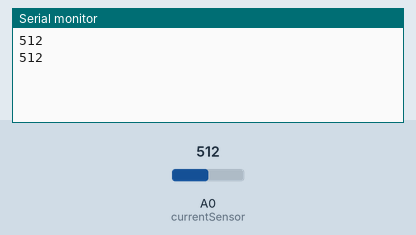
Simulated run of this sketch. Board: Arduino Uno, built with avr-gcc and run on an emulated ATmega328P. Parts: the last lines printed to the serial monitor. The test bench sets the inputs (shaded band); at power-on: A0 (currentSensor) = 512.

Above: at 1.8 s.
1.9 s: A0 (currentSensor) set to 716
At 2.4 s:
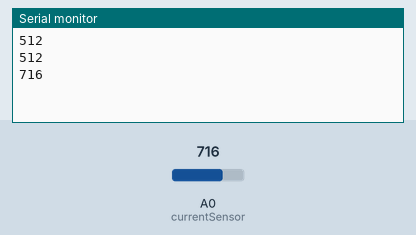
3.4 s: A0 (currentSensor) set to 900
At 4.8 s:
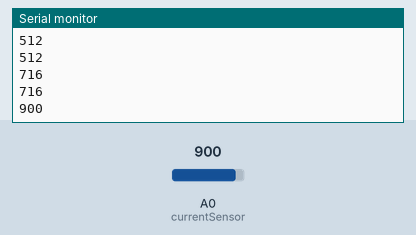
Timing chart, 0 to 6.4 s (numbered marks = the images above; inputs shaded):
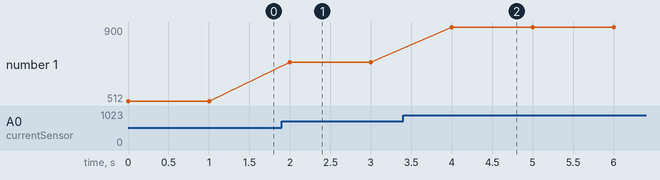

Measured:
- after the input at 1.9 s, the serial monitor: prints a new line after 0.10 s (image 1)
- after the input at 3.4 s, the serial monitor: prints a new line after 0.60 s (image 2)
- plotted number 1: 512 → 716 after the input at 1.9 s, 716 → 900 after the input at 3.4 s

The sketch:

Smart_Energy_Meter_Project.ino
```cpp
int currentSensor = A0;

void setup() {
  Serial.begin(9600);
}

void loop() {
  int value = analogRead(currentSensor);
  Serial.println(value);
  delay(1000);
}
```
